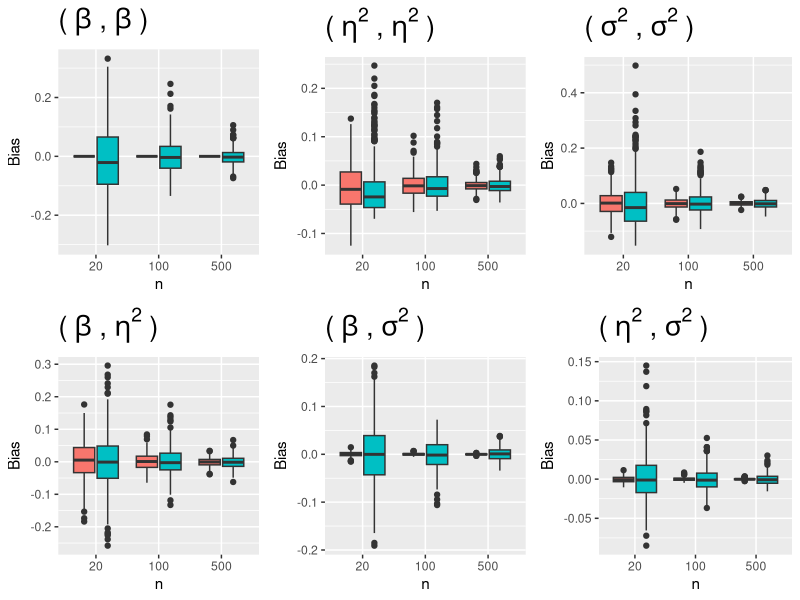
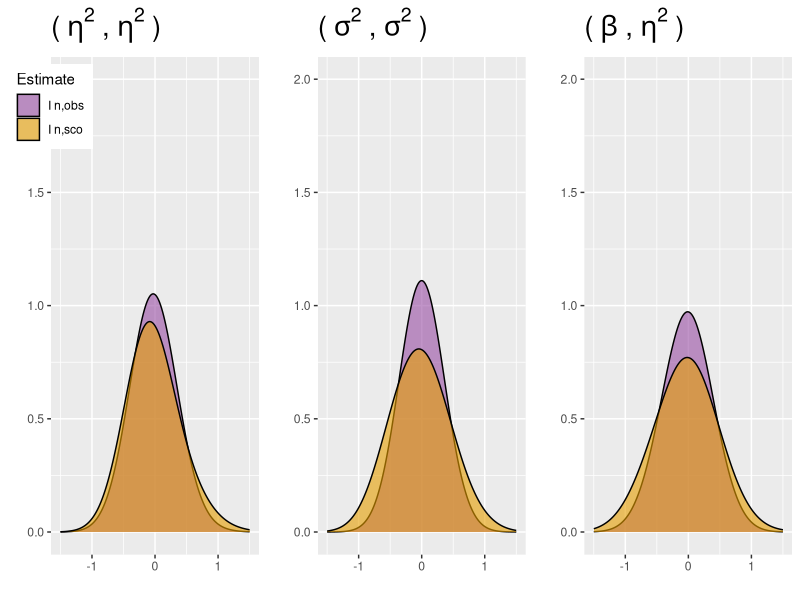

Write R code to recreate these figures, in order.
### "Computing an empirical Fisher information matrix estimate in latent variable
### models through stochastic approximation."
### ---------------------------------------------------------------------------


### Numerical study in a linear mixed effects model : statistical properties of 
### two estimators of the Fisher Information matrix 
### (section 4.1 of the article)

rm(list=ls())

## Source useful libraries ----------------------------------------------------

library(ggplot2)
library(cowplot)
library(lme4)
library(tidyverse)

## Defining R functions for computing the exact Fisher Information matrix, Iobs 
## and Isco in the linear mixed effects model ---------------------------------

## It is assumed that all individuals have the same number of observations.

## Exact Fisher Information matrix

Fisher.LMM <- function(beta,sigma2,eta2,j){
  # beta    : value of the fixed-effect 
  # sigma2  : value of the residual variance 
  # eta2    : value of the random effects variance
  # j       : number of observations per individual
  
  crochet <- 2*j*eta2/(sigma2+eta2*j)^2/sigma2^3 +
    4/(sigma2+eta2*j)^2/sigma2^2 + 2/(sigma2+eta2*j)^3/sigma2
  alpha   <- j*(eta2+sigma2)/sigma2^3 - eta2/2*j*(j*eta2+sigma2)*crochet -
    (j-1)/2/sigma2^2 - 1/2/(sigma2+eta2*j)^2
  fisher  <- cbind(c(j/(sigma2+eta2*j),0,0),
                   c(0,j^2/2/(sigma2+eta2*j)^2,j/2/(sigma2+eta2*j)^2),
                   c(0,j/2/(sigma2+eta2*j)^2,alpha))
  
  return(fisher)
}

## Observed information matrix

Iobs.LMM <- function(datamat,beta,sigma2,eta2){
  # datamat : observations organized in a matrix. Each row is an individual
  #           vector of observations.
  # beta    : value of the fixed-effect 
  # sigma2  : value of the residual variance 
  # eta2    : value of the random effects variance
  
  n   <- dim(datamat)[1]
  j   <- dim(datamat)[2]
  obs <- as.vector(datamat)
  
  Iobs      <- matrix(0,3,3)
  Iobs[1,1] <- n*j/(sigma2+eta2*j)
  Iobs[2,1] <- j/(sigma2+eta2*j)^2*sum(obs-beta)
  Iobs[1,2] <- Iobs[2,1]
  Iobs[2,2] <- j/(sigma2+eta2*j)^3*sum(apply(datamat-beta,1,sum)^2)-n*j^2/2/(sigma2+eta2*j)^2
  Iobs[3,1] <- 1/(sigma2+eta2*j)^2*sum(obs-beta)
  Iobs[1,3] <- Iobs[3,1]
  Iobs[2,3] <- 1/(sigma2+eta2*j)^3*sum(apply(datamat-beta,1,sum)^2)-n*j/2/(sigma2+eta2*j)^2
  Iobs[3,2] <- Iobs[2,3]
  Iobs[3,3] <- 1/(sigma2)^3*sum((obs-beta)^2) -
    eta2*sum(apply(datamat-beta,1,sum)^2)*(j*eta2/(sigma2+eta2*j)^2/sigma2^3 +
                                             2/(sigma2+eta2*j)^2/sigma2^2 + 1/(sigma2+eta2*j)^3/sigma2 ) -
    n*(j-1)/2/sigma2^2 - n/2/(sigma2+eta2*j)^2
  Iobs <- Iobs/n
  
  return(Iobs)
}

## Estimator based on the score

Isco.LMM <- function(datamat,beta,sigma2,eta2){
  # datamat : observations organized in a matrix. Each row is an individual
  #           vector of observations.
  # beta    : value of the fixed-effect 
  # sigma2  : value of the residual variance 
  # eta2    : value of the random effects variance
  
  n   <- dim(datamat)[1]
  j   <- dim(datamat)[2]
  
  derivative     <- matrix(0,3,n)
  derivative[1,] <- apply(datamat-beta,1,sum)/(sigma2+eta2*j)
  derivative[2,] <- apply(datamat-beta,1,sum)^2/2/(sigma2+eta2*j)^2-j/2/(sigma2+eta2*j)
  derivative[3,] <- apply((datamat-beta)^2,1,sum)/2/sigma2^2 - 
    apply(datamat-beta,1,sum)^2 *eta2*(j*eta2+2*sigma2)/2/sigma2^2/(sigma2+eta2*j)^2 -
    1/2/(sigma2+eta2*j)-(j-1)/2/sigma2
  
  Isco <- derivative%*%t(derivative)/n
  
  return(Isco)
}

## Numerical experiments ------------------------------------------------------

nsim <- 500 # number of replicates
seq.n <- c(20,100,500) # number of individuals, either 20 or 100 or 500
j    <- 12 # number of observations per individual

## parameter values
beta   <- 3
sigma2 <- 5 
eta2   <- 2
theta.true <- matrix(c(beta,eta2,sigma2),ncol=1)

## computation of the exact FIM

fisher <- Fisher.LMM(beta,sigma2,eta2,j)

## definition of the objects to store the estimation of the Fisher Information
## matrix 

resIobs.theta.true <- array(NA,dim=c(3,3,nsim))
resIsco.theta.true <- array(NA,dim=c(3,3,nsim))
resIobs.theta.est <- array(NA,dim=c(3,3,nsim))
resIsco.theta.est <- array(NA,dim=c(3,3,nsim))

EstF11 <- c()
EstF22 <- c()
EstF33 <- c()
EstF12 <- c()
EstF13 <- c()
EstF23 <- c()

## counters for the estimation of the coverage rates
coverage.iobs.theta.est <- 0
coverage.isco.theta.est <- 0

coverage.iobs.theta.true <- 0
coverage.isco.theta.true <- 0

coverage.true.fisher <- 0


## loop executing the nsim replicates of the experiment

for (n in seq.n){
  for (k in 1:nsim){
    
    ## data simulation
    random    <- rnorm(n,0,sqrt(eta2))
    residual  <- rnorm(n*j,0,sqrt(sigma2))
    randompop <- rep(random,j)
    id        <- rep(seq(1,n),j)
    obs       <- beta+randompop+residual
    datamat   <- matrix(obs,n,j)
    
    ## computation of the FIM estimators when knowing the true parameter values --
    
    resIobs.theta.true[,,k] <- Iobs.LMM(datamat,beta,sigma2,eta2)
    resIsco.theta.true[,,k] <- Isco.LMM(datamat,beta,sigma2,eta2)
    
    ## computation of the FIM estimators together with the parameter values ----
    
    ## Estimation of the parameters
    est.mle   <- lmer(obs~(1|id),REML = F)
    variances <- as.data.frame(VarCorr(est.mle))
    
    ## Estimation of the FIM
    
    resIobs.theta.est[,,k] <- Iobs.LMM(datamat,est.mle@beta,variances[2,'vcov'],
                                       variances[1,'vcov'])
    resIsco.theta.est[,,k] <- Isco.LMM(datamat,est.mle@beta,variances[2,'vcov'],
                                       variances[1,'vcov'])
    
    ## Coverage rates of confidence ellipsoids ...
    theta.est <- matrix(c(est.mle@beta,variances[1,'vcov'],variances[2,'vcov']),ncol=1)
    unit.vect <- matrix(rep(1,length(theta.est)),ncol=1)
    
    ## ... based on the true Fisher information matrix
    
    conf.inf.fisher.true <- theta.est -
      1.96/sqrt(n)*solve(chol(fisher))%*%unit.vect
    conf.sup.fisher.true <- theta.est +
      1.96/sqrt(n)*solve(chol(fisher))%*%unit.vect
    
    coverage.true.fisher <- coverage.true.fisher +
      (theta.true<=conf.sup.fisher.true)*(theta.true>=conf.inf.fisher.true)
    
    
    ## ... based on Isco computed in the MLE value of the parameters
    conf.inf.isco.theta.est <- theta.est -
      1.96/sqrt(n)*solve(chol(resIsco.theta.est[,,k]))%*%unit.vect
    conf.sup.isco.theta.est <- theta.est +
      1.96/sqrt(n)*solve(chol(resIsco.theta.est[,,k]))%*%unit.vect
    
    coverage.isco.theta.est <- coverage.isco.theta.est +
      (theta.true<=conf.sup.isco.theta.est)*(theta.true>=conf.inf.isco.theta.est)
    
    ## ... based on Isco computed in the true parameter values
    conf.inf.isco.theta.true <- theta.est -
      1.96/sqrt(n)*solve(chol(resIsco.theta.true[,,k]))%*%unit.vect
    conf.sup.isco.theta.true <- theta.est +
      1.96/sqrt(n)*solve(chol(resIsco.theta.true[,,k]))%*%unit.vect
    
    coverage.isco.theta.true <- coverage.isco.theta.true +
      (theta.true<=conf.sup.isco.theta.true)*(theta.true>=conf.inf.isco.theta.true)
    
    ## ... based on Iobs computed in the MLE value of the parameters
    conf.inf.iobs.theta.est <- theta.est -
      1.96/sqrt(n)*solve(chol(resIobs.theta.est[,,k]))%*%unit.vect
    conf.sup.iobs.theta.est <- theta.est +
      1.96/sqrt(n)*solve(chol(resIobs.theta.est[,,k]))%*%unit.vect
    
    coverage.iobs.theta.est <- coverage.iobs.theta.est +
      (theta.true<=conf.sup.iobs.theta.est)*(theta.true>=conf.inf.iobs.theta.est)
    
    ## ... based on Iobs computed in the true parameter values
    # conf.inf.iobs.theta.true <- theta.est -
    #   1.96/sqrt(n)*solve(chol(resIobs.theta.true[,,k]))%*%unit.vect
    # conf.sup.iobs.theta.true <- theta.est +
    #   1.96/sqrt(n)*solve(chol(resIobs.theta.true[,,k]))%*%unit.vect
    # 
    # coverage.iobs.theta.true <- coverage.iobs.theta.true +
    #   (theta.true<=conf.sup.iobs.theta.true)*(theta.true>=conf.inf.iobs.theta.true)
    
  }
  
  ## Print the coverage rates
  coverage.isco.theta.true/nsim*100
  coverage.isco.theta.est/nsim*100
  coverage.iobs.theta.true/nsim*100
  coverage.iobs.theta.est/nsim*100
  coverage.true.fisher/nsim*100
  
  
  EstF11 <- c(EstF11,c(resIsco.theta.true[1,1,]-fisher[1,1],
                       resIobs.theta.true[1,1,]-fisher[1,1]))
  EstF22 <- c(EstF22,c(resIsco.theta.true[2,2,]-fisher[2,2],
                       resIobs.theta.true[2,2,]-fisher[2,2]))
  EstF33 <- c(EstF33,c(resIsco.theta.true[3,3,]-fisher[3,3],
                       resIobs.theta.true[3,3,]-fisher[3,3]))
  EstF12 <- c(EstF12,c(resIsco.theta.true[1,2,]-fisher[1,2],
                       resIobs.theta.true[1,2,]-fisher[1,2]))
  EstF13 <- c(EstF13,c(resIsco.theta.true[1,3,]-fisher[1,3],
                       resIobs.theta.true[1,3,]-fisher[1,3]))
  EstF23 <- c(EstF23,c(resIsco.theta.true[2,3,]-fisher[2,3],
                       resIobs.theta.true[2,3,]-fisher[2,3]))
}


## Graphical representation of the bias of the FIM estimators as a function of n

DataRes <- data.frame(EstF11=EstF11, EstF22=EstF22, EstF33=EstF33,
                      EstF12=EstF12, EstF13=EstF13, EstF23=EstF23,
                      Estimate=rep(c(rep('I n,sco',nsim),rep('I n,obs',nsim)),
                                   length(seq.n)),
                      n=rep(seq.n,each=nsim*2)
                      )

bias11 <- ggplot(aes(y = EstF11, x = as.factor(n), fill = Estimate), data = DataRes) + 
  geom_boxplot() + xlab("n") + ylab("Bias") + ggtitle(bquote('('~beta~','~beta~')')) +
  theme(legend.position = "none", plot.title = element_text(size=20,face="bold"))

bias22 <- ggplot(aes(y = EstF22, x = as.factor(n), fill = Estimate), data = DataRes) + 
  geom_boxplot() + xlab("n") + ylab("Bias") + ggtitle(bquote('('~eta^2~','~eta^2~')')) +
  theme(legend.position = "none", plot.title = element_text(size=20,face="bold"))

bias33 <- ggplot(aes(y = EstF33, x = as.factor(n), fill = Estimate), data = DataRes) + 
  geom_boxplot() + xlab("n") + ylab("Bias") + ggtitle(bquote('('~sigma^2~','~sigma^2~')')) +
  theme(legend.position = "none", plot.title = element_text(size=20,face="bold"))

bias12 <- ggplot(aes(y = EstF12, x = as.factor(n), fill = Estimate), data = DataRes) + 
  geom_boxplot() + xlab("n") + ylab("Bias") + ggtitle(bquote('('~beta~','~eta^2~')')) +
  theme(legend.position = "none", plot.title = element_text(size=20,face="bold"))

bias13 <- ggplot(aes(y = EstF13, x = as.factor(n), fill = Estimate), data = DataRes) + 
  geom_boxplot() + xlab("n") + ylab("Bias") + ggtitle(bquote('('~beta~','~sigma^2~')')) +
  theme(legend.position = "none", plot.title = element_text(size=20,face="bold"))

bias23 <- ggplot(aes(y = EstF23, x = as.factor(n), fill = Estimate), data = DataRes) + 
  geom_boxplot() + xlab("n") + ylab("Bias") + ggtitle(bquote('('~eta^2~','~sigma^2~')')) +
  theme(legend.position = "none", plot.title = element_text(size=20,face="bold"))


plot_grid(bias11, bias22, bias33, bias12, bias13, bias23,
          ncol = 3, nrow = 2)

## Graphical representation of the empirical densities of the components of 
## the FIM estimators

DataRes.n <- DataRes %>% filter(n==500)

F22 <- ggplot(filter(DataRes.n), aes(sqrt(n)*EstF22, fill=Estimate)) + 
  geom_density(bw=0.3,alpha=0.6) + 
  scale_fill_manual(values = c("#984EA3",'#E69F00')) + 
  xlab("") +
  ylab("") +
  xlim(-1.5,1.5) +
  ylim(0,2) +
  ggtitle(bquote('('~eta^2~','~eta^2~')')) +
  theme(legend.position = c(0,0.9), plot.title = element_text(size=20,face="bold"))

F33 <- ggplot(DataRes.n, aes(sqrt(n)*EstF33, fill=Estimate)) + 
  geom_density(bw=0.3,alpha=0.6) + 
  scale_fill_manual(values = c("#984EA3",'#E69F00')) + 
  xlab("") +
  ylab("") +
  xlim(-1.5,1.5) +
  ylim(0,2) +
  ggtitle(bquote('('~sigma^2~','~ sigma^2~')')) +
  theme(legend.position = "none", plot.title = element_text(size=20,face="bold"))


F12 <- ggplot(DataRes.n, aes(sqrt(n)*EstF12, fill=Estimate)) + 
  geom_density(bw=0.3,alpha=0.6) + 
  scale_fill_manual(values = c("#984EA3",'#E69F00')) + 
  xlab("") +
  ylab("") +
  xlim(-1.5,1.5) +
  ylim(0,2) +
  ggtitle(bquote('('~beta~','~ eta^2~')')) +
  theme(legend.position = "none", plot.title = element_text(size=20,face="bold"))

plot_grid(F22, F33, F12, ncol = 3, nrow = 1)

